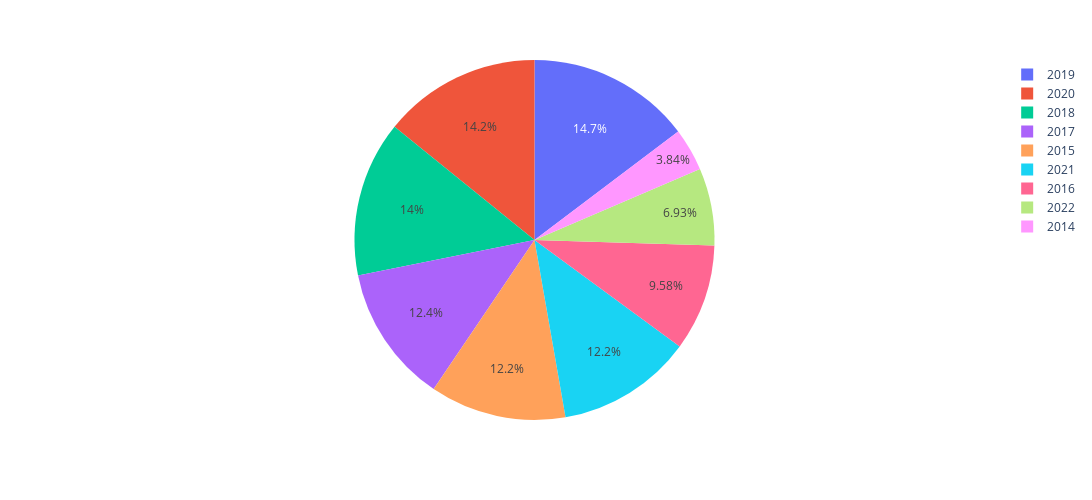

Notebook source saved alongside this figure:
### Code cell
plt.figure(figsize=(10, 8))


px.pie(data_frame=grouped_year,values='Number Fatalities',names=grouped_year.index, width= 1500, height=500)

### Figure 1 — Plotly figure (JSON) as saved in the notebook; plotly's stock layout.template omitted (floating-point values rounded to 4 significant figures)
{"data": [{"domain": {"x": [0, 1], "y": [0, 1]}, "hovertemplate": "Year=%{label}<br>Number Fatalities=%{value}<extra></extra>", "labels": [2014, 2015, 2016, 2017, 2018, 2019, 2020, 2021, 2022], "legendgroup": "", "name": "", "showlegend": true, "type": "pie", "values": [353, 1123, 880, 1137, 1285, 1352, 1303, 1119, 637]}], "layout": {"height": 500, "legend": {"tracegroupgap": 0}, "margin": {"t": 60}, "width": 1500}}
